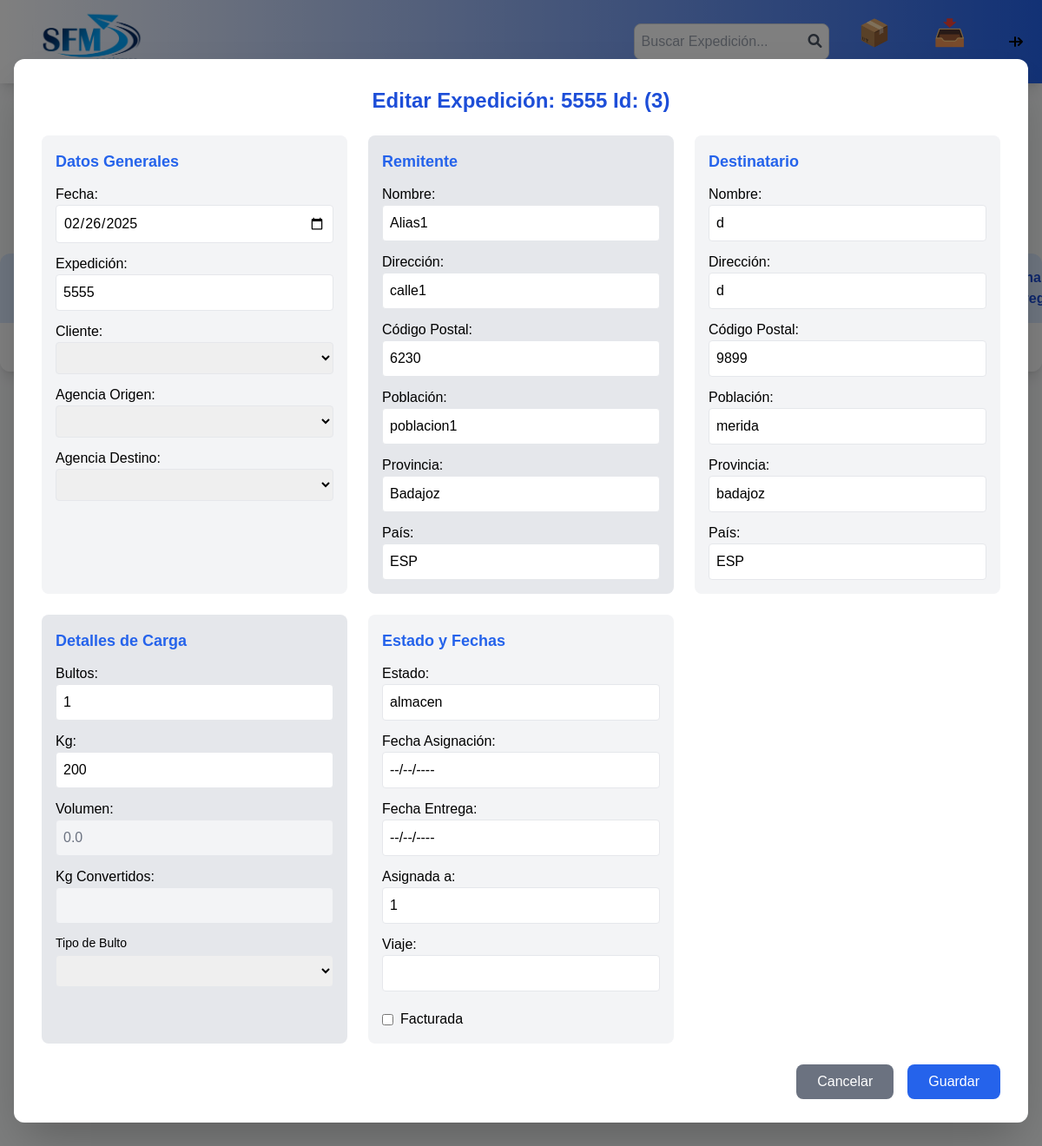
/consultar_expedicion?id=3, run on an earlier commit of the app's database.
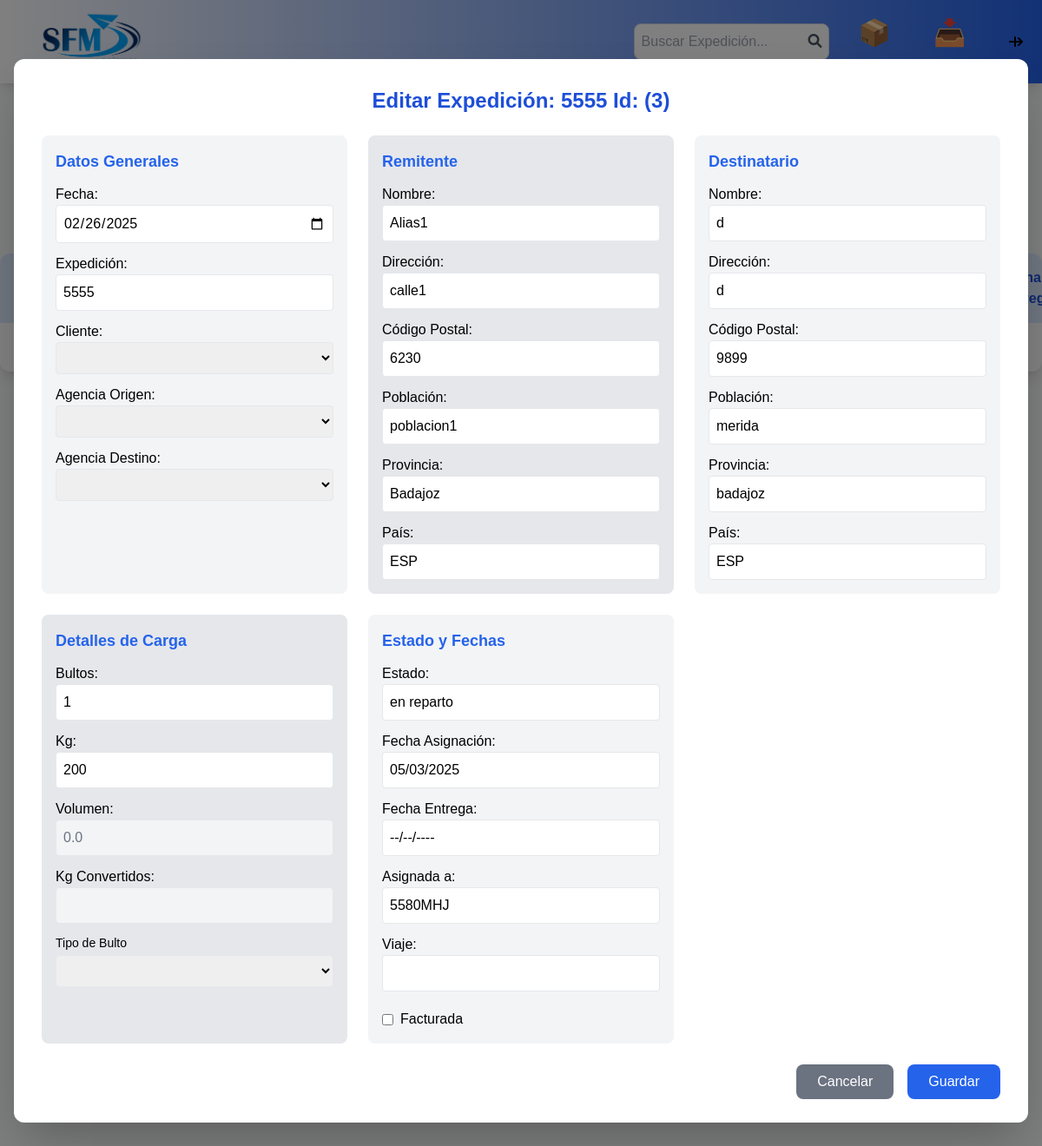
And on a later commit of the database.
### models.py (models this page shows, shortened)
class Expedicion(Base):
    __tablename__ = "expedicion"
    id = Column(Integer, primary_key=True, autoincrement=True, nullable=False)
    fecha = Column(DateTime, nullable=False)
    expedicion = Column(String, nullable=False)
    agencia_origen = Column(String(200), nullable=False)
    agencia_destino = Column(String(200), nullable=False)
    cliente = Column(String(200), nullable=False)
    remitente = Column(String(200), nullable=False)
    dir_remitente = Column(String(200), nullable=True)
    cod_postal_remitente = Column(Integer, nullable=False)
    poblacion_remitente = Column(String(200), nullable=False)
    provincia_remitente = Column(String(200), nullable=False)
    pais_remitente = Column(String(100), nullable=False)
    tlf_remitente = Column(String(200), nullable=True)
    destinatario = Column(String(200), nullable=False)
    dir_destinatario = Column(String(200), nullable=False)
    cod_postal_destinatario = Column(Integer, nullable=False)
    poblacion_destinatario = Column(String(200), nullable=False)
    provincia_destinatario = Column(String(200), nullable=False)
    pais_destinatario = Column(String(100), nullable=False)
    tlf_destinatario = Column(String(200), nullable=True)
    bultos = Column(Integer, nullable=False)
    kg = Column(Integer, nullable=False)
    volumen = Column(Float, nullable=True)
    kg_conv = Column(Integer, nullable=False)
    tipo_bulto = Column(String(100), nullable=True)
    reembolso = Column(Float, nullable=True, default=0.0)
    estado = Column(Enum("almacen", "en reparto", "entregado", name="estado_expedicion"), nullable=False,
                    default="almacen")
    fecha_asignacion = Column(DateTime, nullable=True)
    fecha_entrega = Column(DateTime, nullable=True)
    facturada = Column(Boolean, default=False)
    asignada_a = Column(String, default=True)
    viaje = Column(Integer, nullable=True)
    ingreso_com_reembolso = Column(Float, nullable=True, default=0.0)
    ingreso_distribucion = Column(Float, nullable=True, default=0.0)
    ingreso_cargo_adicional = Column(Float, nullable=True, default=0.0)
    coste_reparto = Column(Float, nullable=True, default=0.0)
    coste_arrastre = Column(Float, nullable=True, default=0.0)
    coste_removido = Column(Float, nullable=True, default=0.0)
    coste_distribucion = Column(Float, nullable=True, default=0.0)
    albaran_entrega = Column(Boolean, default=False)
    albaran_cliente = Column(Boolean, default=False)
    observaciones = Column(String(200), nullable=True)
    incidencia_tipo = Column(Enum("ausente", "rechazado", "sin tiempo", "0", name="incidencia_tipo"), nullable=True,
                    default="0")
    fecha_incidencia = Column(DateTime, nullable=True)
    incidencia_ampliacion = Column(String(200), nullable=True)
    dev_alb_firmado = Column(Boolean, default=False)
    __table_args__ = (
        UniqueConstraint('expedicion', 'cliente', name='_expedicion_cliente_uc'),
    )

### metodos/consultar_expedicion.py (the view)
    @app.route('/consultar_expedicion', methods=['GET'])
    def consultar_expedicion():
        expedicion_id = request.args.get('id')
        if not expedicion_id:
            return render_template('repartos.html', error="Por favor, ingrese un número de expedición.")
        expedicion = db.session.query(Expedicion).filter_by(id=expedicion_id).first()
        if not expedicion:
            expedicion = db.session.query(Expedicion).filter_by(expedicion=expedicion_id).first()
        if not expedicion:
            return render_template('repartos.html', error="Expedición no encontrada.")
        return render_template('repartos.html', expedicion=expedicion, abrir_modal=True)

### metodos/consultar_expedicion.py (called while the page is built)
def ruta_consultar_expedicion(app):
    @app.route('/consultar_expedicion', methods=['GET'])
    def consultar_expedicion():
        expedicion_id = request.args.get('id')
        if not expedicion_id:
            return render_template('repartos.html', error="Por favor, ingrese un número de expedición.")
        expedicion = db.session.query(Expedicion).filter_by(id=expedicion_id).first()
        if not expedicion:
            expedicion = db.session.query(Expedicion).filter_by(expedicion=expedicion_id).first()
        if not expedicion:
            return render_template('repartos.html', error="Expedición no encontrada.")
        return render_template('repartos.html', expedicion=expedicion, abrir_modal=True)

### templates/repartos.html (shortened to what the changed rows need)
<!DOCTYPE html>
<html lang="es">
<head>
    <link href="https://cdnjs.cloudflare.com/ajax/libs/font-awesome/6.0.0-beta3/css/all.min.css" rel="stylesheet">
    <script src="https://cdn.tailwindcss.com"></script>
</head>
<body class="bg-gray-50">
    <div class="flex flex-col mt-6 mx-6">
        <h2 class="text-2xl font-semibold text-blue-700 mb-6">Gestión de repartos</h2>
</div>
        <div class="overflow-x-auto bg-white shadow-lg rounded-xl">
            <table id="expedicionTable" class="min-w-full table-auto">
                <thead>
                    <tr class="bg-blue-100 text-blue-700">
                        <th class="px-6 py-4 text-left">ID</th>
                        <th class="px-6 py-4 text-left">Fecha</th>
                        <th class="px-6 py-4 text-left">Expedición</th>
                        <th class="px-6 py-4 text-left">Cliente</th>
                        <th class="px-6 py-4 text-left">Destinatario</th>
                        <th class="px-6 py-4 text-left">Bultos</th>
                        <th class="px-6 py-4 text-left">Kg</th>
                        <th class="px-6 py-4 text-left">Estado</th>
                        <th class="px-6 py-4 text-left">Fecha Asignado</th>
                        <th class="px-6 py-4 text-left">Asignado</th>
                        <th class="px-6 py-4 text-left">Viaje</th>
                        <th class="px-6 py-4 text-left">Fecha Entrega</th>
                    </tr>
                </thead>
            </table>
        </div>
    {% include 'modal_grabar_expedicion.html' %}
    {% include 'modal_editar_expedicion_simple.html' %}
</body>
</html>

### templates/modal_editar_expedicion_simple.html (shortened to what the changed rows need)
<!DOCTYPE html>
<html lang="es">
<head>
    <script src="https://cdn.tailwindcss.com"></script>
</head>
<body>
<div id="expedicionEditModalSimple" class="fixed inset-0 flex items-center justify-center bg-black bg-opacity-50 {% if not expedicion %}hidden{% endif %}">
    <div class="bg-white rounded-xl shadow-2xl w-full max-w-7xl mx-4 p-8 max-h-[90vh] overflow-y-auto">
        <h2 class="text-2xl font-bold mb-6 text-blue-700 text-center">Editar Expedición: {{ expedicion.expedicion }} Id: ({{ expedicion.id }})</h2>
        <form id="expedicionEditForm" method="POST" action="{{ url_for('editar_expedicion_simple', id=expedicion.id) if expedicion else '#' }}">
            <div class="grid grid-cols-1 md:grid-cols-3 gap-6">
                <div class="bg-gray-100 p-4 rounded-lg">
                    <div class="grid gap-3">
                        <label class="block">Fecha:
                            <input type="date" name="fecha" class="w-full p-2 border rounded"
                                   value="{{ expedicion.fecha.strftime('%Y-%m-%d') if expedicion and expedicion.fecha else '' }}" required>
                        </label>
                        <label class="block">Expedición:
                            <input type="number" name="expedicion" class="w-full p-2 border rounded"
                                   value="{{ expedicion.expedicion if expedicion else '' }}" required>
                        </label>
                    </div>
                </div>
                <div class="bg-gray-200 p-4 rounded-lg">
                    <div class="grid gap-3">
                        <label class="block">Nombre:
                            <input type="text" name="remitente" class="w-full p-2 border rounded"
                                   value="{{ expedicion.remitente if expedicion else '' }}" required>
                        </label>
                        <label class="block">Dirección:
                            <input type="text" name="dir_remitente" class="w-full p-2 border rounded"
                                   value="{{ expedicion.dir_remitente if expedicion else '' }}">
                        </label>
                        <label class="block">Código Postal:
                            <input type="number" name="cod_postal_remitente" class="w-full p-2 border rounded"
                                   value="{{ expedicion.cod_postal_remitente if expedicion else '' }}" required>
                        </label>
                        <label class="block">Población:
                            <input type="text" name="poblacion_remitente" class="w-full p-2 border rounded"
                                   value="{{ expedicion.poblacion_remitente if expedicion else '' }}">
                        </label>
                        <label class="block">Provincia:
                            <input type="text" name="provincia_remitente" class="w-full p-2 border rounded"
                                   value="{{ expedicion.provincia_remitente if expedicion else '' }}">
                        </label>
                        <label class="block">País:
                            <input type="text" name="pais_remitente" class="w-full p-2 border rounded"
                                   value="{{ expedicion.pais_remitente if expedicion else '' }}" required>
                        </label>
                    </div>
                </div>
                <div class="bg-gray-100 p-4 rounded-lg">
                    <div class="grid gap-3">
                        <label class="block">Nombre:
                            <input type="text" name="destinatario" class="w-full p-2 border rounded"
                                   value="{{ expedicion.destinatario if expedicion else '' }}" required>
                        </label>
                        <label class="block">Dirección:
                            <input type="text" name="dir_destinatario" class="w-full p-2 border rounded"
                                   value="{{ expedicion.dir_destinatario if expedicion else '' }}" required>
                        </label>
                        <label class="block">Código Postal:
                            <input type="number" name="cod_postal_destinatario" class="w-full p-2 border rounded"
                                   value="{{ expedicion.cod_postal_destinatario if expedicion else '' }}" required>
                        </label>
                        <label class="block">Población:
                            <input type="text" name="poblacion_destinatario" class="w-full p-2 border rounded"
                                   value="{{ expedicion.poblacion_destinatario if expedicion else '' }}" required>
                        </label>
                        <label class="block">Provincia:
                            <input type="text" name="provincia_destinatario" class="w-full p-2 border rounded"
                                   value="{{ expedicion.provincia_destinatario if expedicion else '' }}" required>
                        </label>
                        <label class="block">País:
                            <input type="text" name="pais_destinatario" class="w-full p-2 border rounded"
                                   value="{{ expedicion.pais_destinatario if expedicion else '' }}" required>
                        </label>
                    </div>
                </div>
                <div class="bg-gray-200 p-4 rounded-lg">
                    <div class="grid gap-3">
                        <label class="block">Bultos:
                            <input type="number" name="bultos" class="w-full p-2 border rounded"
                                   value="{{ expedicion.bultos if expedicion else '' }}" required>
                        </label>
                        <label class="block">Kg:
                            <input type="number" name="kg" class="w-full p-2 border rounded"
                                   value="{{ expedicion.kg if expedicion else '' }}" required>
                        </label>
                        <label class="block">Volumen:
                            <input type="number" step="0.01" name="volumen" class="w-full p-2 border rounded bg-gray-100 cursor-not-allowed text-gray-500"
                                   value="{{ expedicion.volumen if expedicion else '' }}" readonly>
                        </label>
                    </div>
                </div>
                <div class="bg-gray-100 p-4 rounded-lg">
                    <div class="grid gap-3">
                        <label class="block">Estado:
                            <input type="text" step="0.01" id="editEstado" name="estado" class="w-full p-2 border rounded"
                               value="{{ expedicion.estado if expedicion else '' }}">
                        </label>
                        <label class="block">Fecha Asignación:
    <input type="text" name="fecha_asignacion" class="w-full p-2 border rounded"
           value="{% if expedicion and expedicion.fecha_asignacion %}{{ expedicion.fecha_asignacion.strftime('%d/%m/%Y') }}{% else %}--/--/----{% endif %}"
           readonly>
</label>
                        <label class="block">Fecha Entrega:
    <input type="text" name="fecha_entrega" class="w-full p-2 border rounded"
           value="{% if expedicion and expedicion.fecha_entrega %}{{ expedicion.fecha_entrega.strftime('%d/%m/%Y') }}{% else %}--/--/----{% endif %}"
           readonly>
</label>
                        <label class="block">Asignada a:
                            <input type="text" name="asignada_a" class="w-full p-2 border rounded"
                                   value="{{ expedicion.asignada_a if expedicion else '' }}">
                        </label>
                        <label class="block">Viaje:
                            <input type="number" name="viaje" class="w-full p-2 border rounded"
                                   value="{{ expedicion.viaje if expedicion else '' }}">
                        </label>
                        <div class="flex items-center mt-2">
                            <input type="checkbox" name="facturada" class="mr-2"
                                   {% if expedicion and expedicion.facturada %}checked{% endif %}>
                            <label>Facturada</label>
                        </div>
                    </div>
                </div>
            </div>
            <div class="flex justify-end space-x-4 mt-6">
            </div>
        </form>
    </div>
</div>
</body>
</html>

What changed in the data, as far as the page shows it:
changed Expedicion "Alias1": estado "almacen" → "en reparto"; fecha_asignacion "--/--/----" → "05/03/2025"; asignada_a "1" → "5580MHJ"
